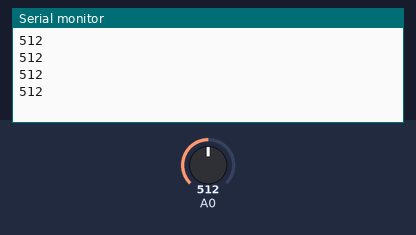
A sketch run on a simulated Arduino Uno, built with avr-gcc and run on an emulated ATmega328P. Parts: the last lines printed to the serial monitor. The test bench sets the inputs (shaded band); at power-on: A0 = 512.

Above: at 1.2 s.
1.3 s: A0 set to 716
At 1.71 s:
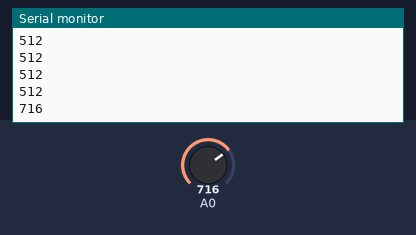
2.8 s: A0 set to 900
At 2.91 s:
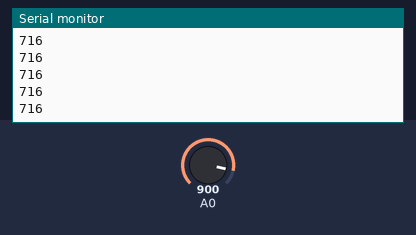
Timing chart, 0 to 5.8 s (numbered marks = the images above; inputs shaded):
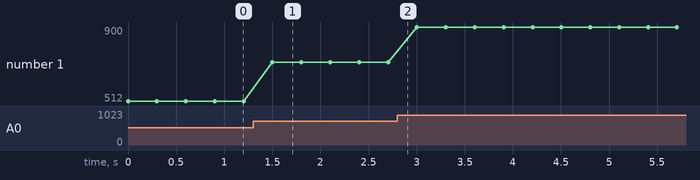

Measured:
- after the input at 1.3 s, the serial monitor: prints a new line after 0.20 s (image 1)
- plotted number 1: 512 → 716 after the input at 1.3 s, 716 → 900 after the input at 2.8 s

The sketch:

GasSensor.ino
```cpp
// COnnect VCC to 5V
// Ground to Ground
// A0 pin to  arduino analog pin
void setup() {
  Serial.begin(9600);
}
void loop() {
 int a= analogRead(A0);
 Serial.println(a);
delay(300);
}
```
